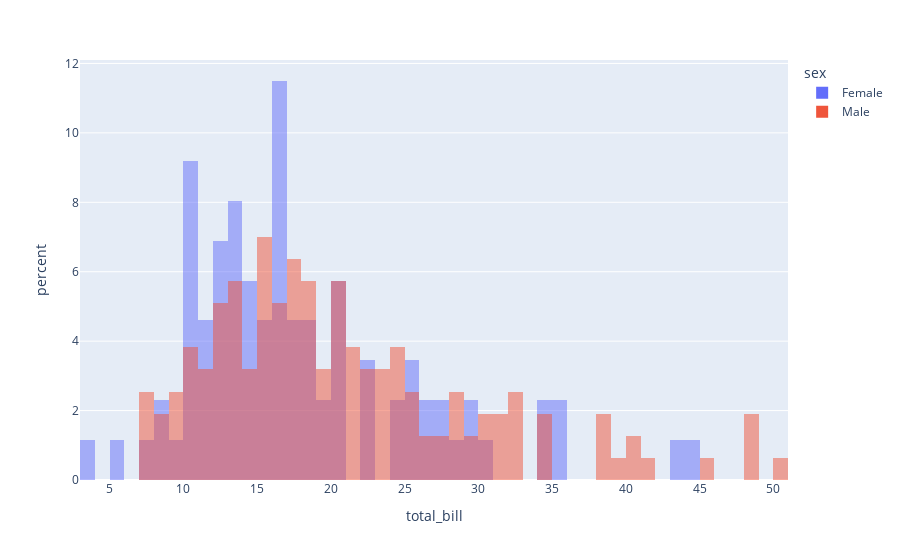

Source (notebook cell):
### Code cell
import plotly.express as px

df = px.data.tips()

fig = px.histogram(df, x="total_bill", color='sex',
                   nbins=50, histnorm='percent',
                   barmode='overlay') # barmode can be: group, overlay, relative

fig.show()
#color: To color the bars
#nbins: To set the number of bins
#histnorm: Mode through which the bins are represented. 
 #Different values that can be passed using this argument.

### Figure 1 — Plotly figure (JSON) as saved in the notebook; plotly's stock layout.template omitted (floating-point values rounded to 4 significant figures; data arrays with more than 128 entries replaced by an {"elided": "..."} marker saying what was removed)
{"data": [{"alignmentgroup": "True", "bingroup": "x", "histnorm": "percent", "hovertemplate": "sex=Female<br>total_bill=%{x}<br>percent=%{y}<extra></extra>", "legendgroup": "Female", "marker": {"color": "#636efa", "opacity": 0.5, "pattern": {"shape": ""}}, "name": "Female", "nbinsx": 50, "offsetgroup": "Female", "orientation": "v", "showlegend": true, "type": "histogram", "x": [16.99, 24.59, 35.26, 14.83, 10.33, 16.97, 20.29, 15.77, 19.65, 15.06, 20.69, 16.93, 10.29, 34.81, 26.41, 16.45, 3.07, 17.07, 26.86, 25.28, 14.73, 10.07, 34.83, 5.75, 16.32, 22.75, 11.35, 15.38, 44.3, 22.42, 20.92, 14.31, 7.25, 25.71, 17.31, 10.65, 12.43, 24.08, 13.42, 12.48, 29.8, 14.52, 11.38, 20.27, 11.17, 12.26, 18.26, 8.51, 10.33, 14.15, 13.16, 17.47, 27.05, 16.43, 8.35, 18.64, 11.87, 29.85, 25, 13.39, 16.21, 17.51, 10.59, 10.63, 9.6, 20.9, 18.15, 19.81, 43.11, 13, 12.74, 13, 16.4, 16.47, 12.76, 13.27, 28.17, 12.9, 30.14, 13.42, 15.98, 16.27, 10.09, 22.12, 35.83, 27.18, 18.78], "xaxis": "x", "yaxis": "y"}, {"alignmentgroup": "True", "bingroup": "x", "histnorm": "percent", "hovertemplate": "sex=Male<br>total_bill=%{x}<br>percent=%{y}<extra></extra>", "legendgroup": "Male", "marker": {"color": "#EF553B", "opacity": 0.5, "pattern": {"shape": ""}}, "name": "Male", "nbinsx": 50, "offsetgroup": "Male", "orientation": "v", "showlegend": true, "type": "histogram", "x": {"elided": "157 float values"}, "xaxis": "x", "yaxis": "y"}], "layout": {"autosize": true, "barmode": "overlay", "legend": {"title": {"text": "sex"}, "tracegroupgap": 0}, "margin": {"t": 60}, "xaxis": {"anchor": "y", "autorange": true, "domain": [0, 1], "range": [3, 51], "title": {"text": "total_bill"}, "type": "linear"}, "yaxis": {"anchor": "x", "autorange": true, "domain": [0, 1], "range": [0, 12.1], "title": {"text": "percent"}}}}
